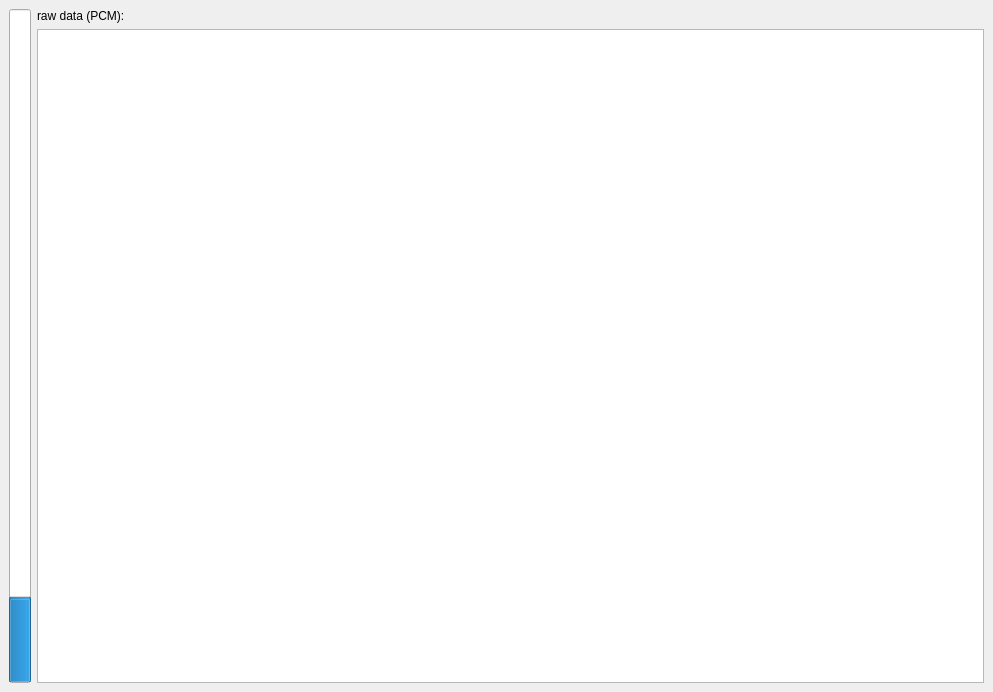
<?xml version="1.0" encoding="UTF-8"?>
<ui version="4.0">
 <class>MainWindow</class>
 <widget class="QMainWindow" name="MainWindow">
  <property name="geometry">
   <rect>
    <x>0</x>
    <y>0</y>
    <width>993</width>
    <height>692</height>
   </rect>
  </property>
  <property name="windowTitle">
   <string>Audio topic plotter</string>
  </property>
  <widget class="QWidget" name="centralwidget">
   <layout class="QHBoxLayout" name="horizontalLayout">
    <item>
     <widget class="QProgressBar" name="pbLevel">
      <property name="maximum">
       <number>1000</number>
      </property>
      <property name="value">
       <number>123</number>
      </property>
      <property name="textVisible">
       <bool>false</bool>
      </property>
      <property name="orientation">
       <enum>Qt::Vertical</enum>
      </property>
     </widget>
    </item>
    <item>
     <widget class="QFrame" name="frame">
      <property name="frameShape">
       <enum>QFrame::NoFrame</enum>
      </property>
      <property name="frameShadow">
       <enum>QFrame::Plain</enum>
      </property>
      <layout class="QVBoxLayout" name="verticalLayout">
       <property name="margin">
        <number>0</number>
       </property>
       <item>
        <widget class="QLabel" name="label_2">
         <property name="text">
          <string>raw data (PCM):</string>
         </property>
        </widget>
       </item>
       <item>
        <widget class="PlotWidget" name="grPCM"/>
       </item>
      </layout>
     </widget>
    </item>
   </layout>
  </widget>
 </widget>
 <customwidgets>
  <customwidget>
   <class>PlotWidget</class>
   <extends>QGraphicsView</extends>
   <header>pyqtgraph</header>
  </customwidget>
 </customwidgets>
 <resources/>
 <connections/>
</ui>
